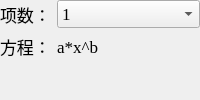
            <widget class="QWidget" name="page_power">
             <layout class="QFormLayout" name="formLayout_6">
              <property name="leftMargin">
               <number>0</number>
              </property>
              <property name="topMargin">
               <number>0</number>
              </property>
              <property name="rightMargin">
               <number>0</number>
              </property>
              <property name="bottomMargin">
               <number>0</number>
              </property>
              <item row="0" column="0">
               <widget class="QLabel" name="label_20">
                <property name="font">
                 <font>
                  <family>Times New Roman</family>
                  <pointsize>13</pointsize>
                 </font>
                </property>
                <property name="text">
                 <string>项数：</string>
                </property>
               </widget>
              </item>
              <item row="0" column="1">
               <widget class="QComboBox" name="comboBox_8">
                <property name="font">
                 <font>
                  <family>Times New Roman</family>
                  <pointsize>13</pointsize>
                 </font>
                </property>
                <item>
                 <property name="text">
                  <string>1</string>
                 </property>
                </item>
                <item>
                 <property name="text">
                  <string>2</string>
                 </property>
                </item>
               </widget>
              </item>
              <item row="1" column="0">
               <widget class="QLabel" name="label_18">
                <property name="font">
                 <font>
                  <family>Times New Roman</family>
                  <pointsize>13</pointsize>
                 </font>
                </property>
                <property name="text">
                 <string>方程：</string>
                </property>
               </widget>
              </item>
              <item row="1" column="1">
               <widget class="QLabel" name="label_19">
                <property name="font">
                 <font>
                  <family>Times New Roman</family>
                  <pointsize>13</pointsize>
                 </font>
                </property>
                <property name="toolTip">
                 <string>a*x^b</string>
                </property>
                <property name="text">
                 <string>a*x^b</string>
                </property>
               </widget>
              </item>
             </layout>
            </widget>
